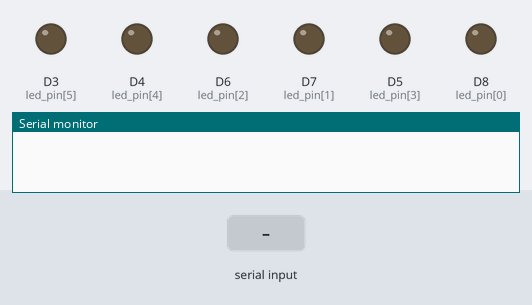
Bench run of a sketch on a simulated ESP8266 (NodeMCU). On the bench: output pins drawn as LEDs (lit = HIGH), the last lines printed to the serial monitor. Inputs (shaded band) come from the test bench.

Above: at 1.2 s.
1.3 s: "5\n" received over Serial
At 2.6 s:
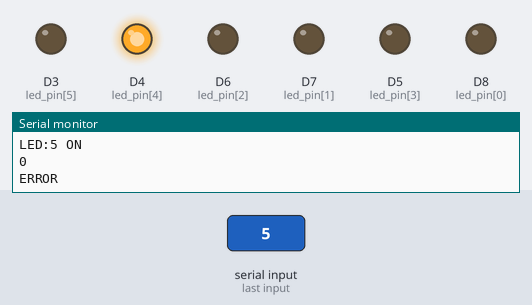
Timing chart, 0 to 4.3 s (numbered marks = the images above; inputs shaded):
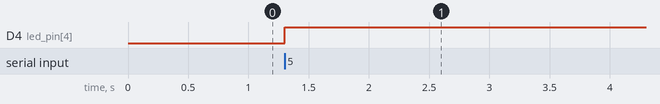

The sketch:

Work3.ino
```cpp
int input_int = 0;
int current_state[6] = {0, 0, 0, 0, 0, 0};
int led_pin[6] = {D8, D7, D6, D5, D4, D3};
void setup() {
  // put your setup code here, to run once:
  Serial.begin(115200);
  int i = 0;
  while (i <= 5) {
    pinMode(led_pin[i], OUTPUT);
    i++;
  }
}

void loop() {
  // put your main code here, to run repeatedly:
  if (Serial.available())
  {
    int raw_data = Serial.parseInt();
    Serial.println(raw_data);
    input_int = raw_data - 1;
    if (input_int >= 0 && input_int <= 5) {
      if (current_state[input_int] == 0)
      {
        digitalWrite(led_pin[input_int], 1);
        current_state[input_int] = 1;
        Serial.println("LED:" + String(input_int+1) + " ON");
      }
      else {
        digitalWrite(led_pin[input_int], 0);
        current_state[input_int] = 0;
        Serial.println("LED:" + String(input_int+1) + " OFF");
      }
    }
    else{
      Serial.println("ERROR");
    }
  }
}
```

Measured:
- after the input at 1.3 s, D4 (led_pin[4]): LOW → HIGH at once
